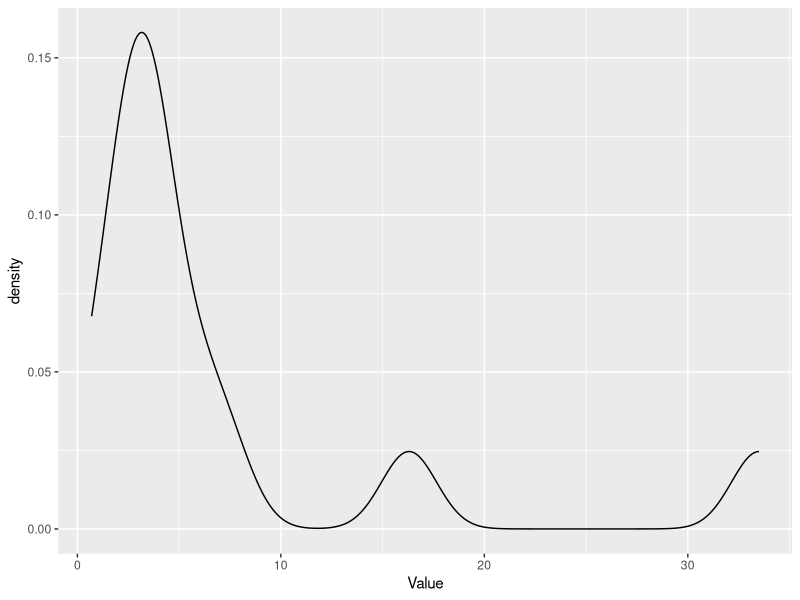
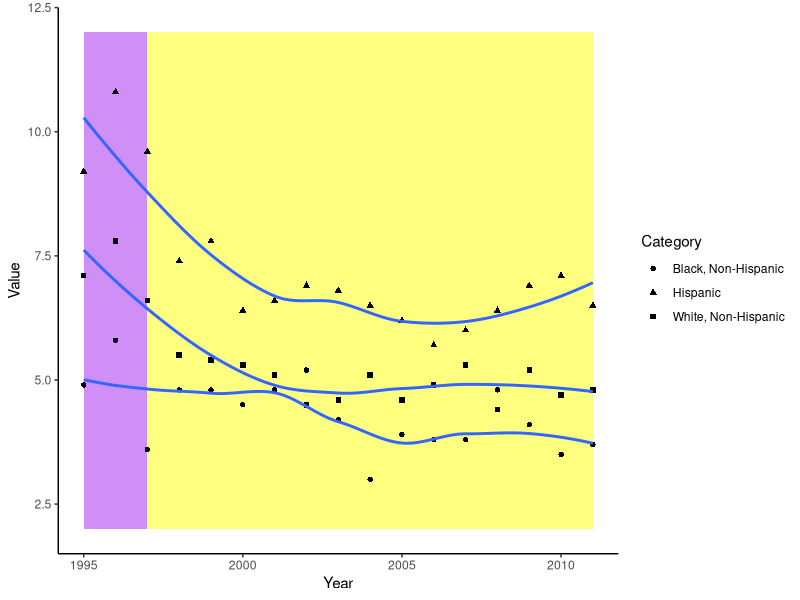
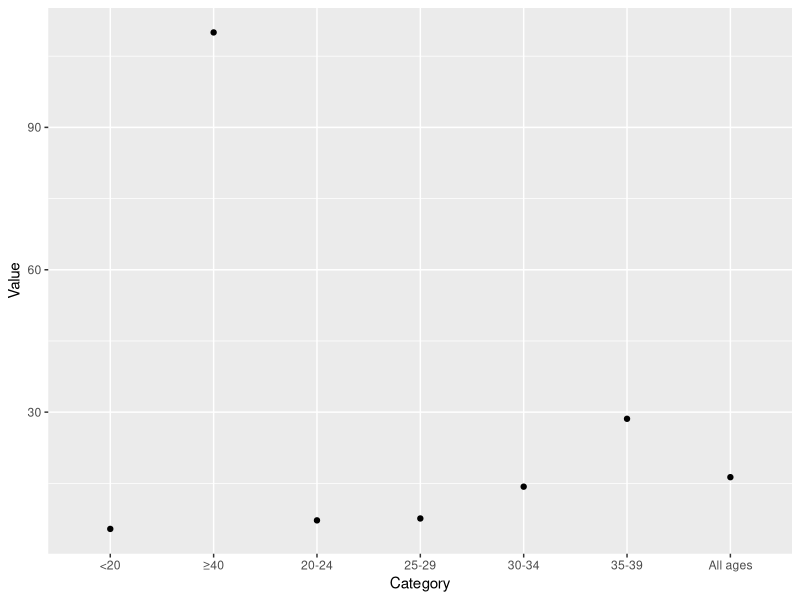

These charts were generated, in order, by the following R code:
## ---- chunk 1
library(tidyverse)
## ---- chunk 2
prevalence <- read.csv('../data/raw/Birth Defects_prevalence_data.csv')
head(prevalence)
## ---- chunk 3
prevalence_clean <- prevalence %>%
  select(Label, Value, Count, Note) %>%
  arrange(desc(Value))

ggplot(prevalence_clean, aes(x = Value)) +
  geom_density()
## ---- chunk 4
rates <- read.csv('../data/raw/Birth Defects_ntd_rates_data.csv')

head(rates)
## ---- chunk 5
rates_clean <- rates %>%
  select(Year, Value, Category, Note) 

  ggplot(rates_clean, aes(x = Year, y = Value, shape = Category)) +
    annotate("rect", xmin = 1995, xmax = 1997, ymin = 2, ymax = 12, alpha = 0.5, fill = "purple") +
    annotate("rect", xmin = 1997, xmax = 2011, ymin = 2, ymax = 12, alpha = 0.5, fill = "yellow") +
    geom_point() +
    geom_smooth(se = FALSE) +
    theme_classic()
## ---- chunk 6
down_syndrome <- read.csv(
  '../data/raw/Birth Defects_down_syndrome_mat_age_data.csv')

head(down_syndrome)

down_syndrome_clean <- down_syndrome %>%
  select(Category, Value)

ggplot(down_syndrome_clean, aes(x = Category, y = Value)) +
  geom_point()
## ---- chunk 7
maternal_master <- read.csv('../data/raw/Birth Defects_Maternal Characteristics.csv')

folic_master <- read.csv('../data/raw/Birth Defects_Folic Acid.csv')
